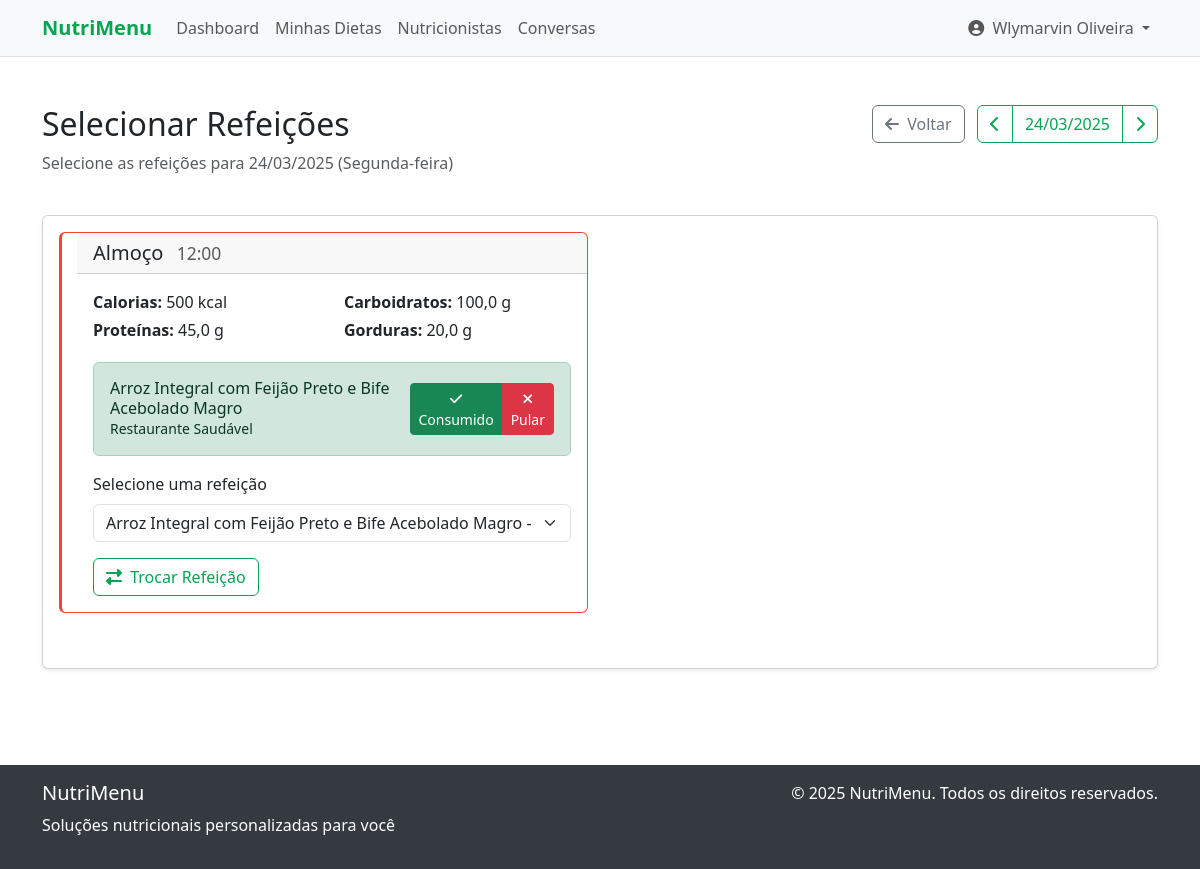
The app's page /diets/meals?date=2025-03-24 (signed in) with its own data.
### tables this page shows
CREATE TABLE diet_meals (
    id INTEGER PRIMARY KEY AUTOINCREMENT,
    diet_plan_id INTEGER NOT NULL,
    meal_type TEXT NOT NULL, -- 'breakfast', 'lunch', 'dinner', 'snack'
    day_of_week INTEGER NOT NULL, -- 0-6, 0 is Sunday
    time_of_day TIME NOT NULL,
    calories_target REAL,
    protein_target REAL, -- in g
    carbs_target REAL, -- in g
    fat_target REAL, -- in g
    notes TEXT,
    created_at DATETIME DEFAULT CURRENT_TIMESTAMP,
    updated_at DATETIME DEFAULT CURRENT_TIMESTAMP,
    FOREIGN KEY (diet_plan_id) REFERENCES diet_plans(id) ON DELETE CASCADE
);

### src/views/diet/meals.php (the view, shortened to what the rows shown need)
<div class="container my-5">
    <div class="row mb-4">
        <div class="col-md-8">
            <h2>Selecionar Refeições</h2>
        </div>
    </div>
    <div class="row">
        <div class="col-12">
            <div class="card shadow-sm">
                <div class="card-body">
                    <?php if (empty($dietMeals)): ?>
                        <div class="alert alert-info">
                            <h5><i class="fas fa-info-circle me-2"></i> Nenhuma refeição programada</h5>
                            <p class="mb-0">
                                Não há refeições programadas para este dia no seu plano de dieta atual.
                                Por favor, selecione outro dia ou entre em contato com seu nutricionista para ajustar seu plano.
                            </p>
                        </div>
                    <?php else: ?>
                        <div class="row">
                            <?php foreach ($dietMeals as $dietMeal): ?>
                                <?php
                                $meal = $dietMeal['diet_meal'];
                                $selectedMeal = null;
                                foreach ($selections as $selection) {
                                    if ($selection['diet_meal_id'] == $meal['id']) {
                                        $selectedMeal = $selection;
                                        break;
                                    }
                                }
                                ?>
                                <div class="col-md-6 mb-4">
                                    <div class="card meal-item <?= strtolower($meal['meal_type']) ?>">
                                        <div class="card-header">
                                            <h5 class="card-title mb-0">
                                                <?= Formatter::getMealTypeName($meal['meal_type']) ?>
                                                <span class="text-muted ms-2 small"><?= Formatter::formatTime($meal['time_of_day']) ?></span>
                                            </h5>
                                        </div>
                                        <div class="card-body">
                                            <div class="row mb-3">
                                                <div class="col-md-6">
                                                    <p class="mb-1"><strong>Calorias:</strong> <?= $meal['calories_target'] ? Formatter::formatCalories($meal['calories_target']) : '-' ?></p>
                                                    <p class="mb-1"><strong>Proteínas:</strong> <?= $meal['protein_target'] ? Formatter::formatNutrient($meal['protein_target']) : '-' ?></p>
                                                </div>
                                                <div class="col-md-6">
                                                    <p class="mb-1"><strong>Carboidratos:</strong> <?= $meal['carbs_target'] ? Formatter::formatNutrient($meal['carbs_target']) : '-' ?></p>
                                                    <p class="mb-1"><strong>Gorduras:</strong> <?= $meal['fat_target'] ? Formatter::formatNutrient($meal['fat_target']) : '-' ?></p>
                                                </div>
                                            </div>
                                            <?php if ($selectedMeal): ?>
                                                <div class="alert alert-success mb-3">
                                                    <div class="d-flex justify-content-between align-items-center">
                                                        <div>
                                                            <h6 class="mb-0"><?= $selectedMeal['meal_name'] ?></h6>
                                                            <p class="mb-0 small"><?= $selectedMeal['restaurant_name'] ?></p>
                                                        </div>
                                                        <div>
                                                            <?php if ($selectedMeal['status'] === 'consumed'): ?>
                                                                <span class="badge bg-success"><i class="fas fa-check me-1"></i> Consumido</span>
                                                            <?php elseif ($selectedMeal['status'] === 'skipped'): ?>
                                                                <span class="badge bg-danger"><i class="fas fa-times me-1"></i> Pulado</span>
                                                            <?php else: ?>
                                                                <div class="btn-group btn-group-sm">
                                                                    <a href="/diets/update-status?id=<?= $selectedMeal['id'] ?>&status=consumed&date=<?= $date ?>" class="btn btn-success">
                                                                        <i class="fas fa-check"></i> Consumido
                                                                    </a>
                                                                    <a href="/diets/update-status?id=<?= $selectedMeal['id'] ?>&status=skipped&date=<?= $date ?>" class="btn btn-danger">
                                                                        <i class="fas fa-times"></i> Pular
                                                                    </a>
                                                                </div>
                                                            <?php endif; ?>
                                                        </div>
                                                    </div>
                                                </div>
                                            <?php endif; ?>
                                            <form method="POST" action="/diets/select-meal">
                                                <div class="mb-3">
                                                    <label for="meal_<?= $meal['id'] ?>" class="form-label">Selecione uma refeição</label>
                                                    <select class="form-select meal-select" id="meal_<?= $meal['id'] ?>" name="meal_id" data-diet-meal-id="<?= $meal['id'] ?>" data-date="<?= $date ?>">
                                                        <?php foreach ($availableMeals as $availableMeal): ?>
                                                            <?php if ($availableMeal['meal_type'] === $meal['meal_type']): ?>
                                                                <option value="<?= $availableMeal['id'] ?>" <?= ($selectedMeal && $selectedMeal['meal_id'] == $availableMeal['id']) ? 'selected' : '' ?>>
                                                                    <?= $availableMeal['name'] ?> - <?= $availableMeal['restaurant_name'] ?>
                                                                </option>
                                                            <?php endif; ?>
                                                        <?php endforeach; ?>
                                                    </select>
                                                </div>
                                                <?php if (!$selectedMeal): ?>
                                                    <button type="submit" class="btn btn-primary">
                                                        <i class="fas fa-check me-1"></i> Selecionar Refeição
                                                    </button>
                                                <?php else: ?>
                                                    <button type="submit" class="btn btn-outline-primary">
                                                        <i class="fas fa-exchange-alt me-1"></i> Trocar Refeição
                                                    </button>
                                                <?php endif; ?>
                                            </form>
                                        </div>
                                    </div>
                                </div>
                            <?php endforeach; ?>
                        </div>
                    <?php endif; ?>
                </div>
            </div>
        </div>
    </div>
</div>

### records on screen
diet_meals: meal_type "Almoço", time_of_day "12:00", calories_target "500 kcal", protein_target "45,0 g", carbs_target "100,0 g", fat_target "20,0 g", meal_name "Arroz Integral com Feijão Preto e Bife Acebolado Magro", restaurant_name "Restaurante Saudável"

### other values on screen
APP_NAME "NutriMenu"
$currentUser['name'] "Wlymarvin Oliveira"
Formatter::formatDate($date) "24/03/2025"
Formatter::getDayOfWeekName($dayOfWeek) "Segunda-feira"
form field meal_id "Arroz Integral com Feijão Preto e Bife Acebolado Magro - Restaurante Saudável"
